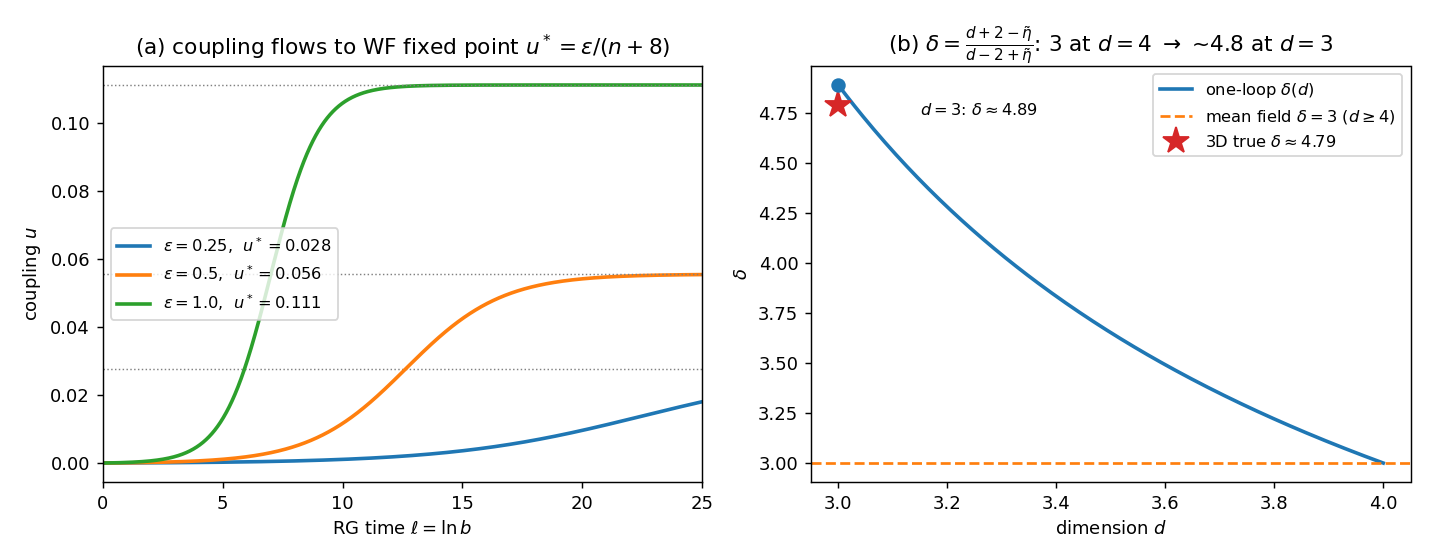

Here is the Python script that generated this plot:
# 威尔逊-费希尔不动点的数值求解（一圈，n 分量 phi^4，伊辛 n=1）
# 1) 数值积分耦合流 du/dl = eps*u - (n+8)*u^2，确认收敛到 u* = eps/(n+8)
# 2) 由 u* 算热本征值 y_t = 2 - (n+2)*u*，得 nu = 1/y_t
# 3) eta~ = (n+2)/(2(n+8)^2) eps^2
# 4) 组装 delta = (d+2-eta~)/(d-2+eta~)，d = 4-eps
import numpy as np
import matplotlib.pyplot as plt

n = 1  # Ising

def u_flow(u, eps):
    return eps * u - (n + 8) * u**2          # one-loop coupling flow

def integrate_u(eps, lmax=60.0, steps=6000, u0=1e-4):
    # 自写 RK4 积分 du/dl = eps*u - (n+8)u^2
    l = np.linspace(0, lmax, steps)
    h = l[1] - l[0]
    u = np.empty(steps); u[0] = u0
    for i in range(steps - 1):
        k1 = u_flow(u[i], eps)
        k2 = u_flow(u[i] + 0.5*h*k1, eps)
        k3 = u_flow(u[i] + 0.5*h*k2, eps)
        k4 = u_flow(u[i] + h*k3, eps)
        u[i+1] = u[i] + (h/6.0)*(k1 + 2*k2 + 2*k3 + k4)
    return l, u

def exponents(eps):
    # 数值求不动点：从小 u0 积分到大 l，取末值
    l, u = integrate_u(eps)
    ustar_num = u[-1]
    ustar_ana = eps / (n + 8)
    y_t = 2 - (n + 2) * ustar_num            # 热方向本征值
    nu = 1.0 / y_t if y_t != 0 else np.inf
    eta = (n + 2) / (2 * (n + 8)**2) * eps**2
    d = 4 - eps
    delta = (d + 2 - eta) / (d - 2 + eta)
    return ustar_num, ustar_ana, y_t, nu, eta, delta, u, l

print("=== Wilson-Fisher one-loop, n=1 (Ising) ===")
print(f"{'d':>5} {'eps':>5} {'u*num':>8} {'u*ana':>8} {'y_t':>6} {'nu':>6} {'eta~':>7} {'delta':>7}")
for eps in [0.0, 0.25, 0.5, 0.75, 1.0]:
    us, ua, yt, nu, eta, delta, _, _ = exponents(eps)
    print(f"{4-eps:5.2f} {eps:5.2f} {us:8.4f} {ua:8.4f} {yt:6.3f} {nu:6.3f} {eta:7.4f} {delta:7.3f}")

print("\n对照(高阶+重求和/数值, 3D 伊辛真值): nu=0.630, eta~=0.036, delta=4.79")
print("平均场(高斯不动点, d>=4):            nu=0.5,   eta~=0,     delta=3")

# --- 图 ---
fig, (ax1, ax2) = plt.subplots(1, 2, figsize=(11, 4.3))

for eps in [0.25, 0.5, 1.0]:
    _, ua, _, _, _, _, u, l = exponents(eps)
    ax1.plot(l, u, lw=2, label=fr"$\varepsilon={eps}$,  $u^*={ua:.3f}$")
    ax1.axhline(ua, color="gray", ls=":", lw=0.8)
ax1.set_xlabel(r"RG time $\ell=\ln b$"); ax1.set_ylabel(r"coupling $u$")
ax1.set_title(r"(a) coupling flows to WF fixed point $u^*=\varepsilon/(n+8)$")
ax1.set_xlim(0, 25); ax1.legend(fontsize=9)

ds = np.linspace(3.0, 4.0, 200)
epss = 4 - ds
etas = (n + 2) / (2 * (n + 8)**2) * epss**2
deltas = (ds + 2 - etas) / (ds - 2 + etas)
ax2.plot(ds, deltas, lw=2, color="C0", label=r"one-loop $\delta(d)$")
ax2.axhline(3, color="C1", ls="--", lw=1.5, label=r"mean field $\delta=3$ ($d\geq4$)")
ax2.plot(3, 4.79, "*", color="C3", ms=15, label=r"3D true $\delta\approx4.79$")
ax2.plot(3, deltas[0], "o", color="C0", ms=7)
ax2.annotate(fr"$d=3$: $\delta\approx{deltas[0]:.2f}$", (3, deltas[0]),
             xytext=(3.15, deltas[0]-0.15), fontsize=9)
ax2.set_xlabel("dimension $d$"); ax2.set_ylabel(r"$\delta$")
ax2.set_title(r"(b) $\delta=\frac{d+2-\tilde\eta}{d-2+\tilde\eta}$: 3 at $d{=}4$ $\to$ ~4.8 at $d{=}3$")
ax2.legend(fontsize=9, loc="upper right"); ax2.set_xlim(2.95, 4.05)

fig.tight_layout()
fig.savefig("rg_wilson_fisher.png", dpi=130)
print("\nsaved rg_wilson_fisher.png")
